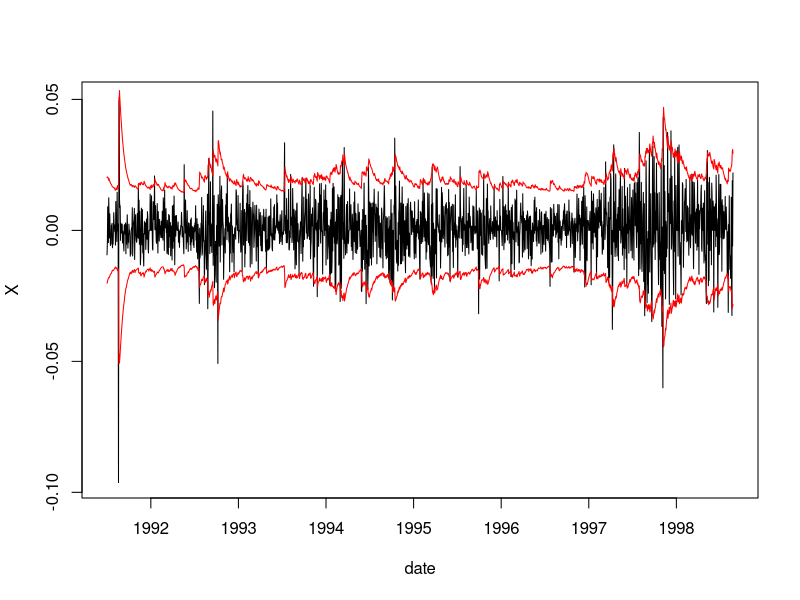
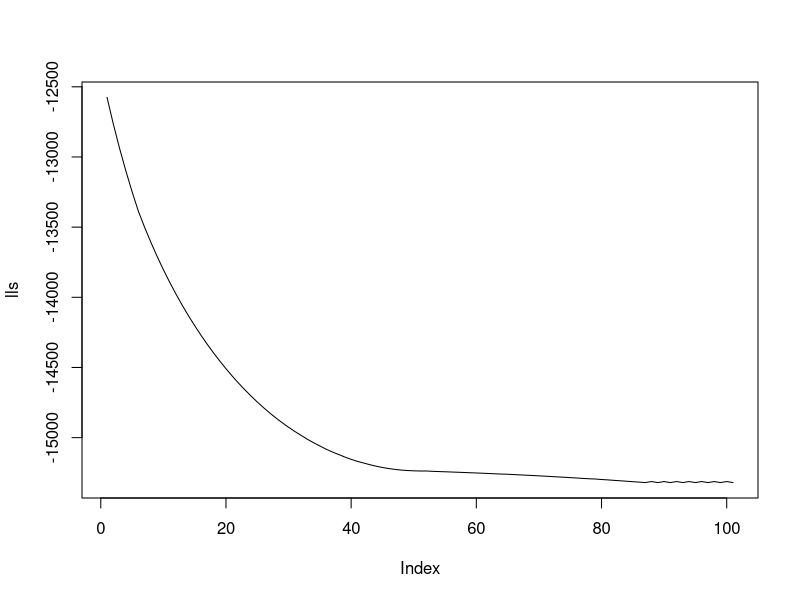
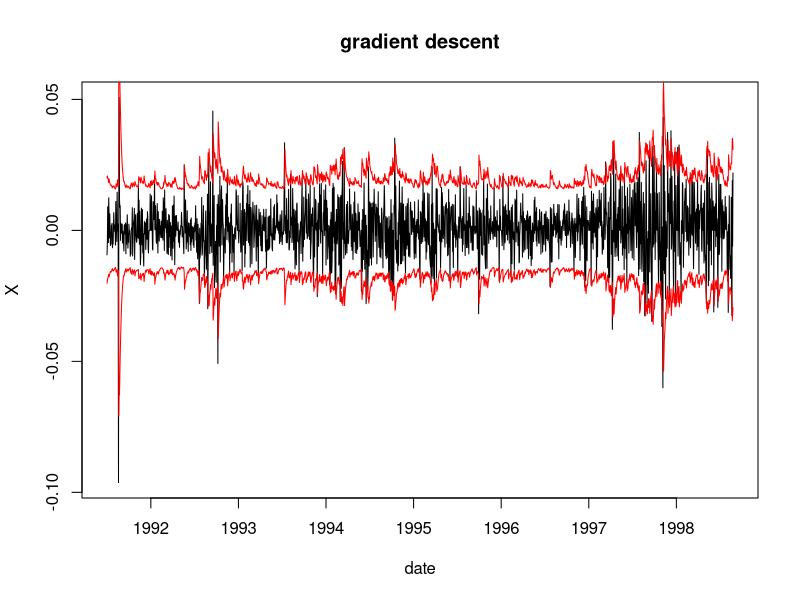

The R script that drew these images, in order:
#The ARMA(1,1)-GARCH(1,1) specification. 
#Inputs are the stock returns, and the parameters, c(mu,a,b,omega,alpha,beta)
ARMA11GARCH11<-function(X,params){
  mu<-params[1]
  aa<-params[2]
  bb<-params[3]
  omega<-params[4]
  alpha<-params[5]
  beta<-params[6]
  
  Xhat<-numeric(length(X)+1)
  Sigma2hat<-numeric(length(X)+1)
  error<-numeric(length(X))
  Xhat[1]<-0
  Sigma2hat[1]<-var(X)#freebie
  error[1]<-X[1]-Xhat[1]
  
  for(tt in 1:length(X)){
    Xhat[tt+1]<-mu+aa*error[tt]+bb*X[tt]
    Sigma2hat[tt+1]<-omega+alpha*(error[tt])^2+beta*Sigma2hat[tt]
    if(tt!=length(X))
      error[tt+1]<-Xhat[tt+1]-X[tt+1]
  }
  return(list(Xhat=Xhat,Sigma2hat=Sigma2hat,error=error))
}

#The negative of the log-likelihood. Minimizing this function means better 
#fitting parameters.
#Inputs are the stock returns, and the parameters, c(mu,a,b,omega,alpha,beta)
log.likelihood<-function(X,params){
  X<-as.numeric(X)
  AG<-ARMA11GARCH11(X,params)
  ll<-sum(AG$error^2/head(AG$Sigma2hat,-1)+log(head(AG$Sigma2hat,-1)))
  return(ll)
}

##Computes the gradient of the log-likelihood.
#Inputs are the stock returns, and the parameters, c(mu,a,b,omega,alpha,beta)
ll.gr<-function(X,params){
  X<-as.numeric(X)
  mu<-params[1]
  aa<-params[2]
  bb<-params[3]
  omega<-params[4]
  alpha<-params[5]
  beta<-params[6]
  
  AG<-ARMA11GARCH11(X,params)
  error<-AG$error
  Sigma2hat<-AG$Sigma2hat
  Xhat<-AG$Xhat
  
  derror<-matrix(data=0,nrow=length(error),ncol=6)
  dSigma2hat<-matrix(data=0,nrow=length(error),ncol=6)
  
  for(tt in 1:(nrow(derror)-1)){
    derror[tt+1,]<-c(1,error[tt],X[tt],0,0,0)+c(aa*derror[tt,1:3],0,0,0)
    dSigma2hat[tt+1,]<-c(alpha*2*error[tt]*derror[tt,1:3],
                         1,error[tt]^2,Sigma2hat[tt])+beta*dSigma2hat[tt,]
  }
  
  gr<-apply((head(Sigma2hat,-1)*2*error*derror-error^2*dSigma2hat)/
              (head(Sigma2hat,-1))^2+1/(head(Sigma2hat,-1))*dSigma2hat,2,sum)
  
  return(gr)
}

#Example:
#loading return data#############
X<-diff(log(EuStockMarkets[,1]))

#Optimizing numerically#############
init.par<-c(0,0,0,0.0001,0.05,0.90)
names(init.par)<-c("mu","a","b","omega","alpha","beta")
opt<-optim(init.par,log.likelihood,X=X)
opt.par<-opt$par
print(opt)
AG<-ARMA11GARCH11(X,opt.par)
plot(time(X),as.numeric(X),type="l",ylab="X",xlab="date")
points(time(X),head(AG$Xhat,-1)+1.96*sqrt(head(AG$Sigma2hat,-1)),type="l",col="red")
points(time(X),head(AG$Xhat,-1)-1.96*sqrt(head(AG$Sigma2hat,-1)),type="l",col="red")

#Optimizing by gradient descent###########
n.its<-100
pars<-matrix(0,ncol=6,nrow=n.its+1)
colnames(pars)<-c("mu","a","b","omega","alpha","beta")
lls<-numeric(n.its+1)
pars[1,]<-init.par
lls[1]<-log.likelihood(X,pars[1,])
for(ii in 2:(n.its+1)){
  gr<-ll.gr(X,pars[ii-1,])
  gr<-pmax(-10^(1),pmin(gr,10^(1)))#clipping for stability
  eta=c(rep(10^(-5),3),10^(-7),rep(10^(-3),2))
  pars[ii,]<-pars[ii-1,]-eta*gr
  pars[ii,4:6]<-pmax(pars[ii,4:6],0.000000001)
  lls[ii]<-log.likelihood(X,pars[ii,])
}
print(tail(pars,1))
plot(lls,type="l")
AG<-ARMA11GARCH11(X,tail(pars,1))
plot(time(X),as.numeric(X),type="l",ylab="X",xlab="date",main="gradient descent")
points(time(X),head(AG$Xhat,-1)+1.96*sqrt(head(AG$Sigma2hat,-1)),type="l",col="red")
points(time(X),head(AG$Xhat,-1)-1.96*sqrt(head(AG$Sigma2hat,-1)),type="l",col="red")


